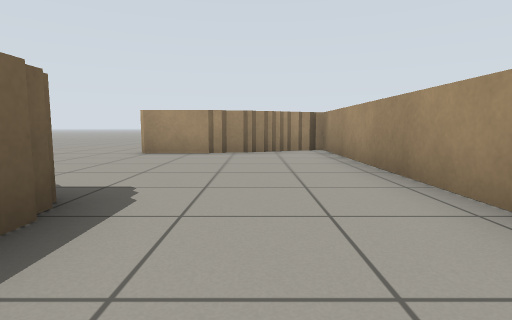
[1] (above)

18 first-person views from a walk through a world built for the Gazebo simulator. The camera is 0.59 m above the floor, tilts 6° down and sees 80° across. The floor is counted in squares, 1 m on a side. Each view is taken from the middle of a square. On the plan, view 1 faces up. The plan holds only what a view shows up to about 9 squares ahead; the rest is blank.

[2]
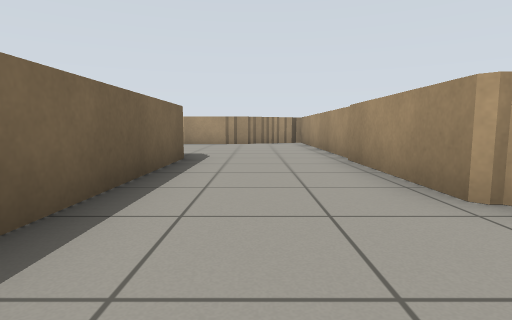

[3]
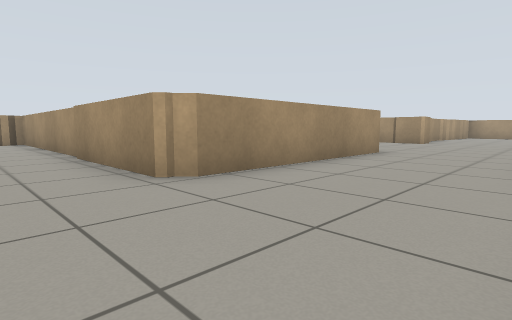

[4]
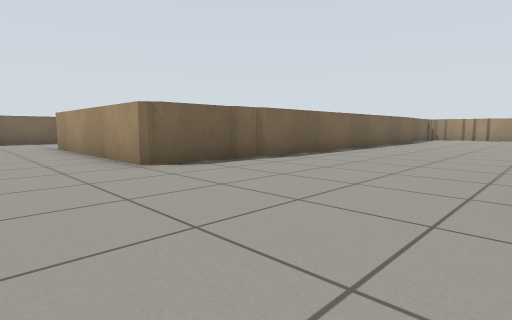

[5]
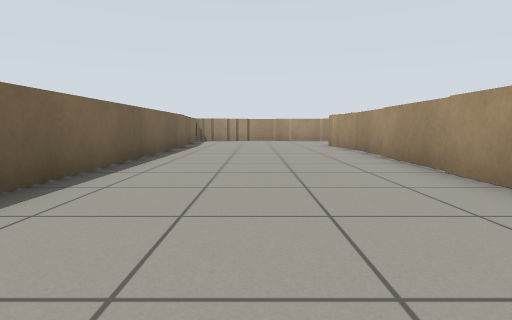

[6]
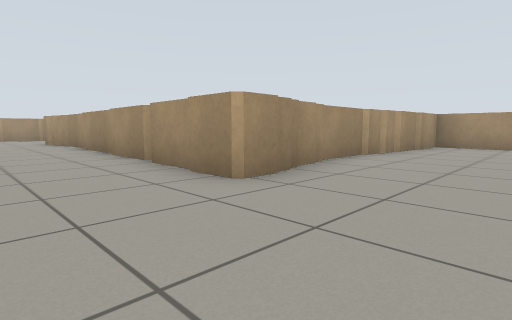

[7]
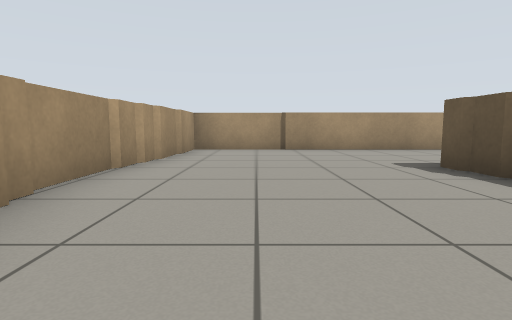

[8]
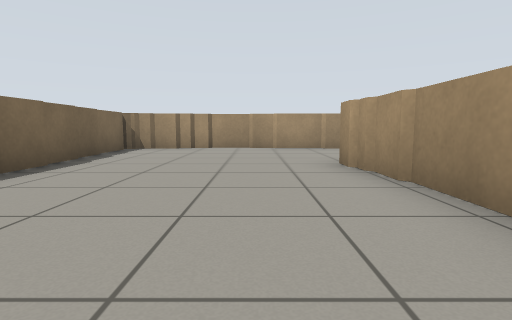

[9]
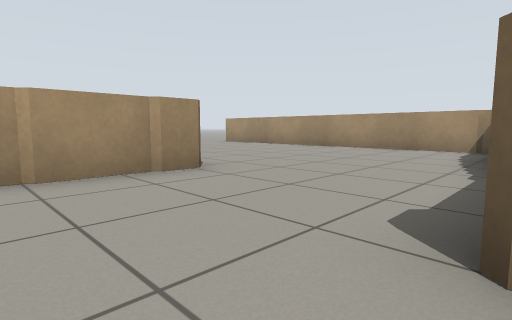

[10]
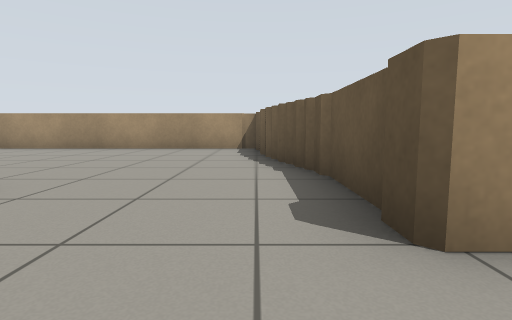

[11]
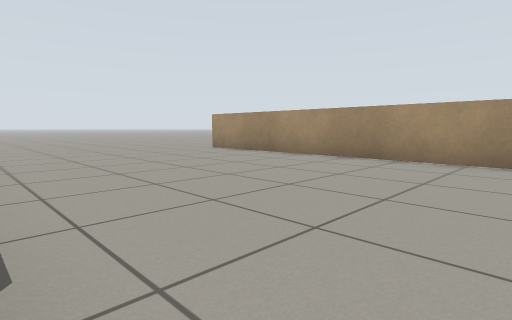

[12]
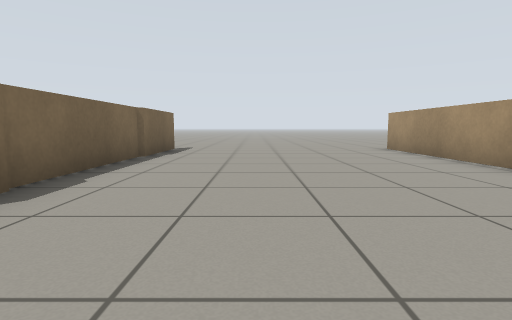

[13]
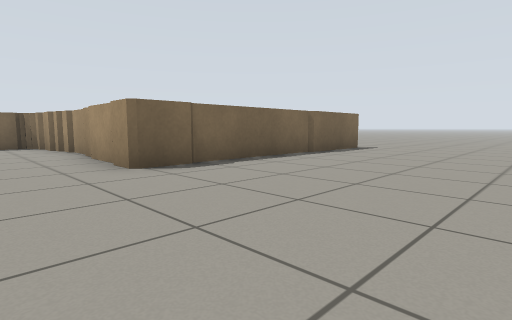

[14]
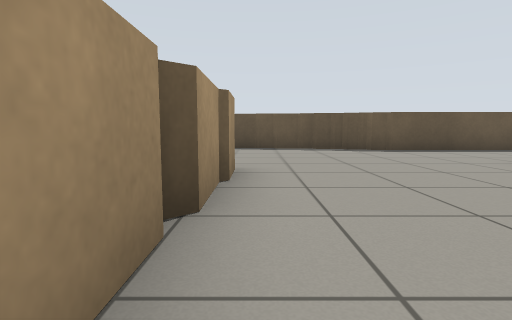

[15]
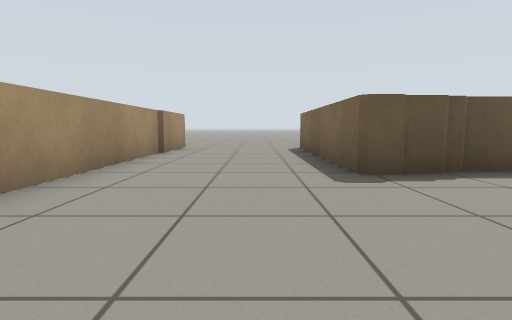

[16]
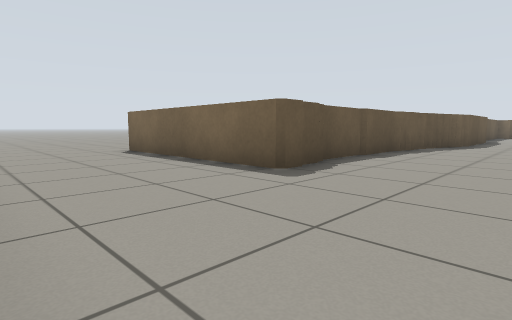

[17]
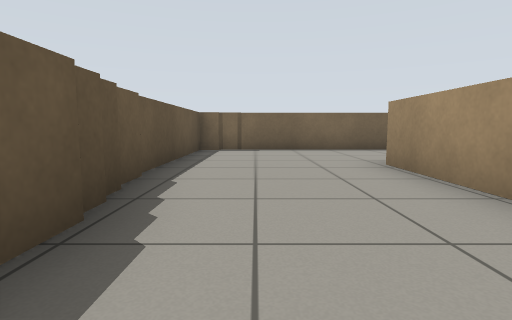

[18]
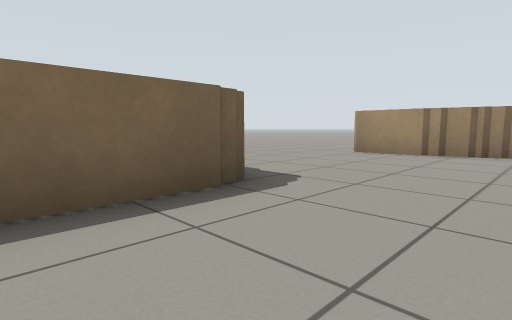

### Floor plan
Points are (right, up) in squares from view 1. A wall is a line through its corners. A room is listed if a view was taken in it or the views show most of it. See-through windows are left out.
Room 1 (views 1, 18)
walls: (-1.4, 2.2) (-1.4, -2.5); (-1.7, 2.2) (-1.4, 1.9); (-0.8, 7.1) (-2.6, 7.1); (0.5, 7.5) (0, 7.5); (1.3, 7.9) (0.6, 7.9) (0, 7.3) (-0.9, 7.3) (-1.1, 7.1); (2, -1.9) (1.8, -1.7) (1.8, 8.4)
ways out: opening at (0.5, -3) to room 2; opening at (-3.5, 7)
Room 2 (views 2, 3, 4, 5, 6, 7, 8, 9, 10, 11, 12, 13, 14, 15, 16, 17)
walls: (12.7, 5.5) (12.7, 7.4); (12.5, 1.4) (12.5, 5.4); (12.5, 7.4) (12.5, 9.2) (15.5, 9.2); (12.5, -0.4) (12.5, 1); (13.5, -1.4) (12.3, -1.4) (12.3, -0.4); (14.4, -1.1) (13.5, -1.1); (7.5, -0.1) (7.5, -1.6) (7.3, -1.9) (2, -1.9); (15.2, 9.2) (15.4, 9.4) (15.9, 9.4) (16.1, 9.6) (17.1, 9.6); (17.1, -0.9) (14.4, -0.9); (7.7, 9.9) (7.7, -0.1); (17.6, 9.9) (18.5, 9.9); (19, -1.1) (17.1, -1.1); (10.6, 13.1) (9.5, 13.1) (9.2, 12.7); (9.6, 12.9) (7.8, 12.9) (7.5, 12.6) (7.5, 9.9); (8.1, 12.7) (7.5, 12.7); (9.5, -5.2) (9.9, -5.6); (19.7, 10) (19.7, 19.6); (10.4, -5.8) (12, -5.8); (9.1, -5.5) (10.4, -5.5); (11.9, -6.1) (15.4, -6.1) (15.7, -5.8) (16.7, -5.8) (16.7, -11); (4.5, -5.1) (9, -5.1); (4, -5.3) (4.5, -5.3); (-1.4, -2.5) (-1.4, -5); (13.6, 19.6) (13.6, 12.9) (10.9, 12.9); (-1.2, -4.9) (-1.2, -5.5) (4, -5.5); (20.3, -11.1) (20.3, -1.4) (19, -1.4)
ways out: opening at (0.5, -3) to room 1; opening at (14, 20.5); opening at (17, -12.5); opening at (20, 20.5)

Where each view was taken, in squares from view 1:
view 1: 0 up, 0 right, facing up
view 2: 4 down, 0 right, facing up
view 3: 5 down, 0 right, facing up-right
view 4: 4 down, 12 right, facing up-left
view 5: 1 down, 10 right, facing up
view 6: 4 down, 10 right, facing up-right
view 7: 3 down, 12 right, facing right
view 8: 4 up, 11 right, facing up
view 9: 9 up, 11 right, facing up-right
view 10: 10 up, 11 right, facing right
view 11: 12 up, 14 right, facing up-right
view 12: 11 up, 16 right, facing up
view 13: 11 up, 18 right, facing up-left
view 14: 3 up, 12 right, facing down
view 15: 2 down, 18 right, facing down
view 16: 3 down, 20 right, facing down-left
view 17: 4 down, 7 right, facing left
view 18: 0 up, 1 right, facing up-left
